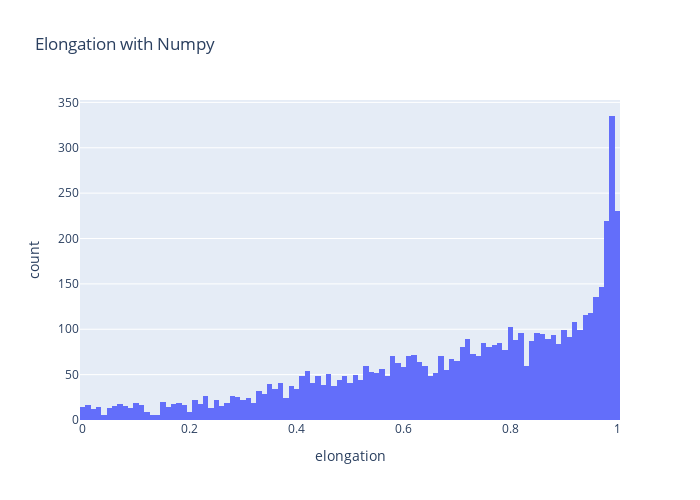

This figure's notebook cell:
### Markdown cell above
## Distributions

### Code cell
px.histogram(elong_df_numpy, x="elongation", nbins=100, title='Elongation with Numpy', labels={"elongation": "elongation"}, width=700, height=500)

### Figure 1 — Plotly figure (JSON) as saved in the notebook; plotly's stock layout.template omitted (floating-point values rounded to 4 significant figures; data arrays with more than 128 entries replaced by an {"elided": "..."} marker saying what was removed)
{"data": [{"alignmentgroup": "True", "bingroup": "x", "hovertemplate": "elongation=%{x}<br>count=%{y}<extra></extra>", "legendgroup": "", "marker": {"color": "#636efa", "pattern": {"shape": ""}}, "name": "", "nbinsx": 100, "offsetgroup": "", "orientation": "v", "showlegend": false, "type": "histogram", "x": {"elided": "5757 float values"}, "xaxis": "x", "yaxis": "y"}], "layout": {"barmode": "relative", "height": 500, "legend": {"tracegroupgap": 0}, "title": {"text": "Elongation with Numpy"}, "width": 700, "xaxis": {"anchor": "y", "domain": [0, 1], "title": {"text": "elongation"}}, "yaxis": {"anchor": "x", "domain": [0, 1], "title": {"text": "count"}}}}
